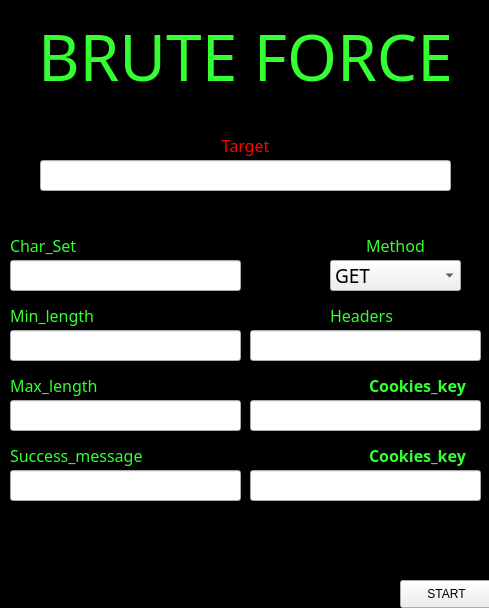
<?xml version="1.0" encoding="UTF-8"?>
<ui version="4.0">
 <class>brute_force</class>
 <widget class="QWidget" name="brute_force">
  <property name="geometry">
   <rect>
    <x>0</x>
    <y>0</y>
    <width>489</width>
    <height>608</height>
   </rect>
  </property>
  <property name="windowTitle">
   <string>test</string>
  </property>
  <widget class="QStackedWidget" name="stackedWidget">
   <property name="geometry">
    <rect>
     <x>0</x>
     <y>0</y>
     <width>491</width>
     <height>611</height>
    </rect>
   </property>
   <property name="styleSheet">
    <string notr="true">QStackedWidget {background-color: black;}</string>
   </property>
   <property name="currentIndex">
    <number>1</number>
   </property>
   <widget class="QWidget" name="page">
    <widget class="QLabel" name="label_2">
     <property name="geometry">
      <rect>
       <x>460</x>
       <y>560</y>
       <width>64</width>
       <height>15</height>
      </rect>
     </property>
     <property name="text">
      <string>page_2</string>
     </property>
    </widget>
    <widget class="QPushButton" name="btn1">
     <property name="geometry">
      <rect>
       <x>440</x>
       <y>550</y>
       <width>93</width>
       <height>28</height>
      </rect>
     </property>
     <property name="text">
      <string>STOP</string>
     </property>
    </widget>
   </widget>
   <widget class="QWidget" name="page_2">
    <widget class="QPushButton" name="btn2">
     <property name="geometry">
      <rect>
       <x>400</x>
       <y>580</y>
       <width>93</width>
       <height>28</height>
      </rect>
     </property>
     <property name="text">
      <string>START</string>
     </property>
    </widget>
    <widget class="QLabel" name="label_6">
     <property name="geometry">
      <rect>
       <x>-30</x>
       <y>10</y>
       <width>551</width>
       <height>91</height>
      </rect>
     </property>
     <property name="font">
      <font>
       <family>Bernard MT Condensed</family>
       <pointsize>48</pointsize>
       <weight>50</weight>
       <bold>false</bold>
      </font>
     </property>
     <property name="styleSheet">
      <string notr="true">QLabel {
    background-color: black;
    color: #33FF33;
}
</string>
     </property>
     <property name="text">
      <string>BRUTE FORCE</string>
     </property>
     <property name="alignment">
      <set>Qt::AlignCenter</set>
     </property>
    </widget>
    <widget class="QLabel" name="label_4">
     <property name="geometry">
      <rect>
       <x>180</x>
       <y>130</y>
       <width>131</width>
       <height>31</height>
      </rect>
     </property>
     <property name="font">
      <font>
       <family>Bahnschrift</family>
       <pointsize>12</pointsize>
      </font>
     </property>
     <property name="styleSheet">
      <string notr="true">QLabel {
    background-color: black;
    color: red;
}
</string>
     </property>
     <property name="text">
      <string>Target</string>
     </property>
     <property name="alignment">
      <set>Qt::AlignCenter</set>
     </property>
    </widget>
    <widget class="QLineEdit" name="lineEdit_2">
     <property name="geometry">
      <rect>
       <x>40</x>
       <y>160</y>
       <width>411</width>
       <height>31</height>
      </rect>
     </property>
    </widget>
    <widget class="QLabel" name="label_5">
     <property name="geometry">
      <rect>
       <x>10</x>
       <y>230</y>
       <width>231</width>
       <height>31</height>
      </rect>
     </property>
     <property name="font">
      <font>
       <family>Bahnschrift</family>
       <pointsize>12</pointsize>
      </font>
     </property>
     <property name="styleSheet">
      <string notr="true">QLabel {
    background-color: black;
    color: #33FF33;
}
</string>
     </property>
     <property name="text">
      <string>Char_Set</string>
     </property>
    </widget>
    <widget class="QLabel" name="label_7">
     <property name="geometry">
      <rect>
       <x>330</x>
       <y>230</y>
       <width>131</width>
       <height>31</height>
      </rect>
     </property>
     <property name="font">
      <font>
       <family>Bahnschrift</family>
       <pointsize>12</pointsize>
      </font>
     </property>
     <property name="styleSheet">
      <string notr="true">QLabel {
    background-color: black;
    color: #33FF33;
}
</string>
     </property>
     <property name="text">
      <string>Method</string>
     </property>
     <property name="alignment">
      <set>Qt::AlignCenter</set>
     </property>
    </widget>
    <widget class="QLabel" name="label_8">
     <property name="geometry">
      <rect>
       <x>10</x>
       <y>300</y>
       <width>131</width>
       <height>31</height>
      </rect>
     </property>
     <property name="font">
      <font>
       <family>Bahnschrift</family>
       <pointsize>12</pointsize>
      </font>
     </property>
     <property name="styleSheet">
      <string notr="true">QLabel {
    background-color: black;
    color: #33FF33;
}
</string>
     </property>
     <property name="text">
      <string>Min_length</string>
     </property>
    </widget>
    <widget class="QComboBox" name="comboBox">
     <property name="geometry">
      <rect>
       <x>330</x>
       <y>260</y>
       <width>131</width>
       <height>31</height>
      </rect>
     </property>
     <property name="font">
      <font>
       <family>Agency FB</family>
       <pointsize>14</pointsize>
       <weight>50</weight>
       <bold>false</bold>
      </font>
     </property>
     <property name="styleSheet">
      <string notr="true">QCombo boxl {
    background-color: black;
    color: #33FF33;
}
</string>
     </property>
     <property name="iconSize">
      <size>
       <width>0</width>
       <height>0</height>
      </size>
     </property>
     <property name="frame">
      <bool>true</bool>
     </property>
     <item>
      <property name="text">
       <string>GET</string>
      </property>
     </item>
     <item>
      <property name="text">
       <string>POST</string>
      </property>
     </item>
     <item>
      <property name="text">
       <string>COOKIE</string>
      </property>
     </item>
    </widget>
    <widget class="QLabel" name="label_9">
     <property name="geometry">
      <rect>
       <x>10</x>
       <y>370</y>
       <width>131</width>
       <height>31</height>
      </rect>
     </property>
     <property name="font">
      <font>
       <family>Bahnschrift</family>
       <pointsize>12</pointsize>
      </font>
     </property>
     <property name="styleSheet">
      <string notr="true">QLabel {
    background-color: black;
    color: #33FF33;
}
</string>
     </property>
     <property name="text">
      <string>Max_length</string>
     </property>
    </widget>
    <widget class="QLabel" name="label_10">
     <property name="geometry">
      <rect>
       <x>10</x>
       <y>440</y>
       <width>151</width>
       <height>31</height>
      </rect>
     </property>
     <property name="font">
      <font>
       <family>Bahnschrift</family>
       <pointsize>12</pointsize>
      </font>
     </property>
     <property name="styleSheet">
      <string notr="true">QLabel {
    background-color: black;
    color: #33FF33;
}
</string>
     </property>
     <property name="text">
      <string>Success_message</string>
     </property>
    </widget>
    <widget class="QLabel" name="label_11">
     <property name="geometry">
      <rect>
       <x>330</x>
       <y>300</y>
       <width>151</width>
       <height>31</height>
      </rect>
     </property>
     <property name="font">
      <font>
       <family>Bahnschrift</family>
       <pointsize>12</pointsize>
      </font>
     </property>
     <property name="styleSheet">
      <string notr="true">QLabel {
    background-color: black;
    color: #33FF33;
}
</string>
     </property>
     <property name="text">
      <string>Headers </string>
     </property>
    </widget>
    <widget class="QLineEdit" name="lineEdit_3">
     <property name="geometry">
      <rect>
       <x>10</x>
       <y>260</y>
       <width>231</width>
       <height>31</height>
      </rect>
     </property>
    </widget>
    <widget class="QLineEdit" name="lineEdit_4">
     <property name="geometry">
      <rect>
       <x>10</x>
       <y>330</y>
       <width>231</width>
       <height>31</height>
      </rect>
     </property>
    </widget>
    <widget class="QLineEdit" name="lineEdit_5">
     <property name="geometry">
      <rect>
       <x>10</x>
       <y>400</y>
       <width>231</width>
       <height>31</height>
      </rect>
     </property>
    </widget>
    <widget class="QLineEdit" name="lineEdit_6">
     <property name="geometry">
      <rect>
       <x>10</x>
       <y>470</y>
       <width>231</width>
       <height>31</height>
      </rect>
     </property>
    </widget>
    <widget class="QLineEdit" name="lineEdit_7">
     <property name="geometry">
      <rect>
       <x>250</x>
       <y>330</y>
       <width>231</width>
       <height>31</height>
      </rect>
     </property>
    </widget>
    <widget class="QCheckBox" name="checkBox_2">
     <property name="geometry">
      <rect>
       <x>350</x>
       <y>370</y>
       <width>131</width>
       <height>31</height>
      </rect>
     </property>
     <property name="font">
      <font>
       <family>Bahnschrift</family>
       <pointsize>12</pointsize>
       <weight>75</weight>
       <bold>true</bold>
      </font>
     </property>
     <property name="styleSheet">
      <string notr="true">CheckBoxl {
    background-color: black;
    color: #33FF33;
}
QCheckBox {
    background-color: black; /* 원하는 배경색으로 변경 */
    color: #33FF33;            /* 원하는 글자색으로 변경 */
}
</string>
     </property>
     <property name="text">
      <string>Cookies_key</string>
     </property>
    </widget>
    <widget class="QLineEdit" name="lineEdit_8">
     <property name="geometry">
      <rect>
       <x>250</x>
       <y>400</y>
       <width>231</width>
       <height>31</height>
      </rect>
     </property>
    </widget>
    <widget class="QCheckBox" name="checkBox_3">
     <property name="geometry">
      <rect>
       <x>350</x>
       <y>440</y>
       <width>131</width>
       <height>31</height>
      </rect>
     </property>
     <property name="font">
      <font>
       <family>Bahnschrift</family>
       <pointsize>12</pointsize>
       <weight>75</weight>
       <bold>true</bold>
      </font>
     </property>
     <property name="styleSheet">
      <string notr="true">CheckBoxl {
    background-color: black;
    color: #33FF33;
}
QCheckBox {
    background-color: black; /* 원하는 배경색으로 변경 */
    color: #33FF33;            /* 원하는 글자색으로 변경 */
}
</string>
     </property>
     <property name="text">
      <string>Cookies_key</string>
     </property>
    </widget>
    <widget class="QLineEdit" name="lineEdit_9">
     <property name="geometry">
      <rect>
       <x>250</x>
       <y>470</y>
       <width>231</width>
       <height>31</height>
      </rect>
     </property>
    </widget>
   </widget>
  </widget>
  <widget class="QSlider" name="verticalSlider">
   <property name="geometry">
    <rect>
     <x>660</x>
     <y>30</y>
     <width>22</width>
     <height>160</height>
    </rect>
   </property>
   <property name="orientation">
    <enum>Qt::Vertical</enum>
   </property>
  </widget>
 </widget>
 <resources/>
 <connections/>
</ui>
